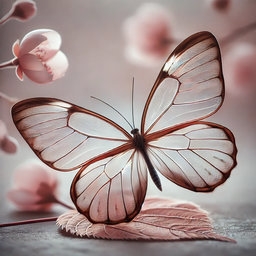
#> input picture butterful.png, 256 x 256 px, shrunk from 1024 x 1024 before the run
$ jupyter execute assignment2_dip_question3.ipynb
#> lines starting #> are read from the running program, lines starting #| are printed output that depends on the picture
#> further down, img is the input picture: shape (256, 256, 3); mean B, G, R 141, 143.3, 162.6
3.Explain what a Kuwahara filter is, and apply it to the image using either Python or
MATLAB to demonstrate its effect.

[cell 1]
import numpy as np
import cv2
import matplotlib.pyplot as plt


def kuwahara_filter(img, kernel_size=5):
#> called with kernel_size = 5
    pad_size = kernel_size // 2
    padded_img = np.pad(img, ((pad_size, pad_size), (pad_size, pad_size), (0, 0)), mode='reflect')
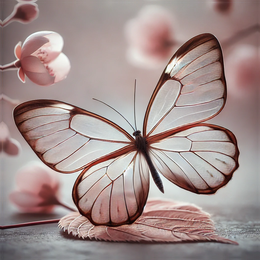
#> padded_img: shape (260, 260, 3); mean R, G, B 161.7, 142.6, 140.4
    rows, cols, _ = img.shape
#> rows = 256; cols = 256
    output_img = np.zeros_like(img)

    for i in range(rows):
        for j in range(cols):
            for c in range(3):
                r, co = i + pad_size, j + pad_size
                region = padded_img[r - pad_size:r + pad_size + 1, co - pad_size:co + pad_size + 1, c]
                quadrants = [
                    region[0:pad_size + 1, 0:pad_size + 1],
                    region[0:pad_size + 1, pad_size:],
                    region[pad_size:, 0:pad_size + 1],
                    region[pad_size:, pad_size:]
                ]


                means = [np.mean(q) for q in quadrants]
                variances = [np.var(q) for q in quadrants]


                min_var_index = np.argmin(variances)
                output_img[i, j, c] = means[min_var_index]
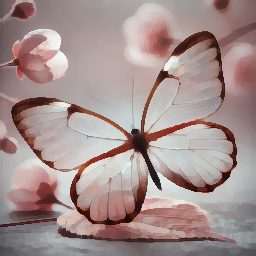
#> output_img: shape (256, 256, 3); mean R, G, B 163.8, 144.4, 142.1

    return np.clip(output_img, 0, 255).astype(np.uint8)


img_path = 'butterful.png'
img = cv2.imread(img_path)
if img is None:
    print(f"Error: Image not found or unable to load from '{img_path}'.")
else:
    img = cv2.cvtColor(img, cv2.COLOR_BGR2RGB)


    filtered_img = kuwahara_filter(img, kernel_size=5)

    plt.figure(figsize=(10, 5))
    plt.subplot(1, 2, 1)
    plt.imshow(img)
    plt.title('Original Image')
    plt.axis('off')

    plt.subplot(1, 2, 2)
    plt.imshow(filtered_img)
    plt.title('Kuwahara Filtered Image')
    plt.axis('off')

    plt.show()
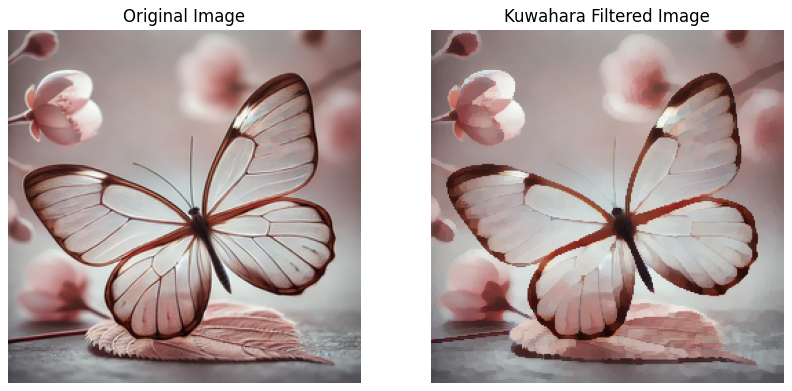
#> figure drawn by matplotlib, 2 panels
